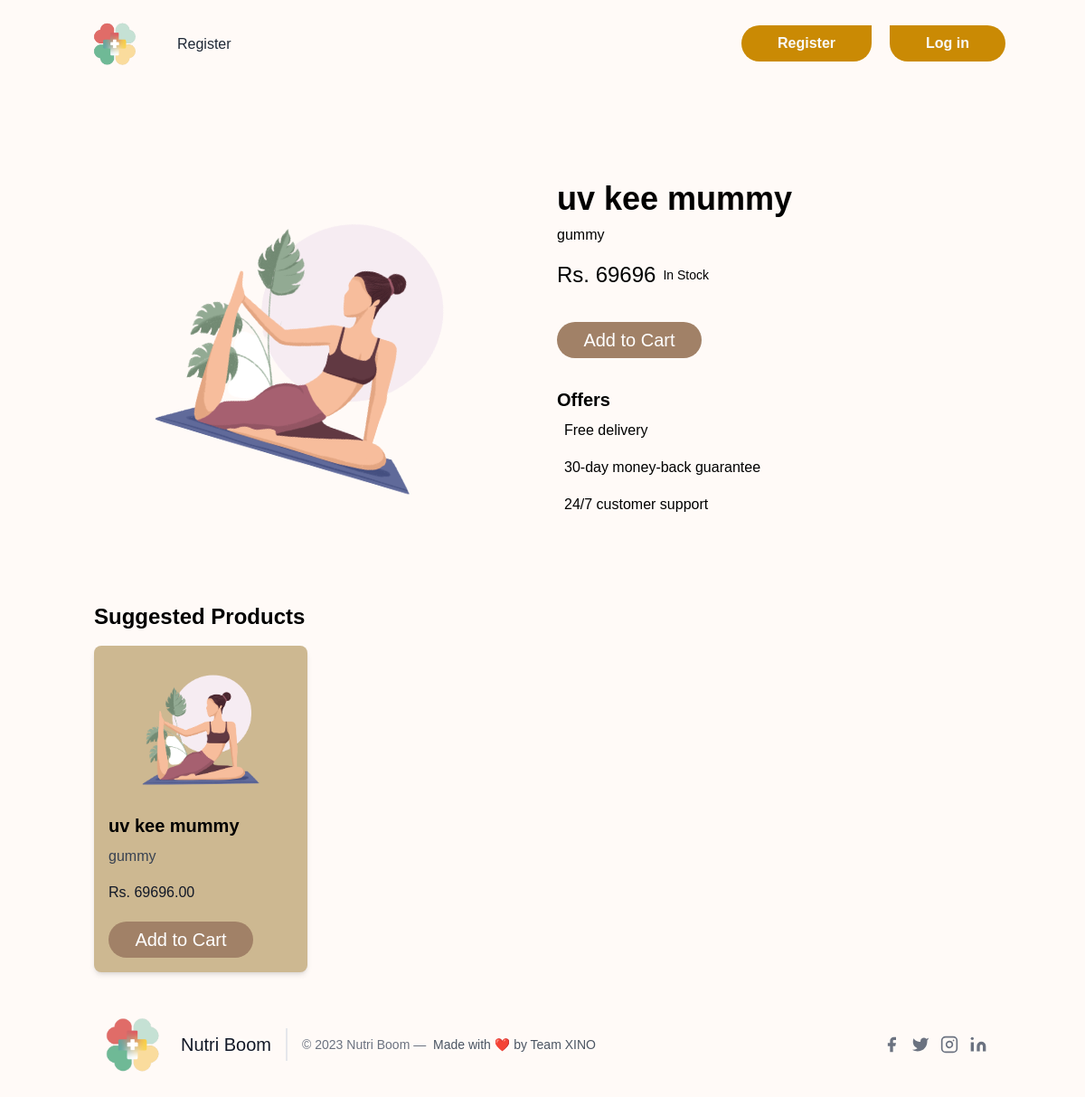
The page /products/1 on the database as committed earlier.
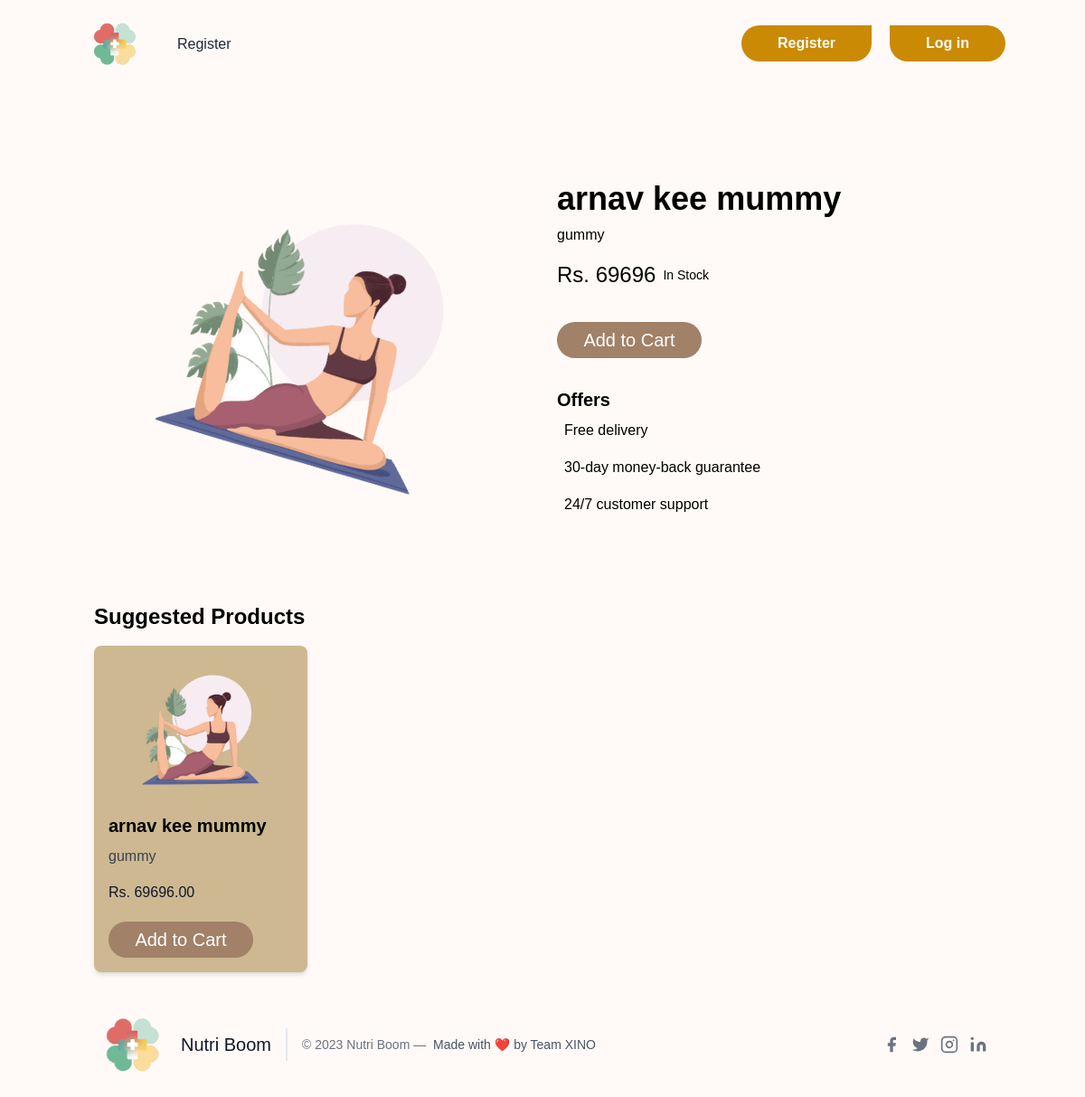
The same page on the database as committed later.
### hack/models.py (models this page shows)
class Product(db.Model):
    id = db.Column(db.Integer, primary_key=True)
    image = db.Column(db.String, default='default.png')
    category = db.Column(db.String, nullable=False)
    name = db.Column(db.String, nullable=False)
    price = db.Column(db.Integer, nullable=False)

### app.py (the view)
@app.route('/products/<id>')
def product(id):
    searchform = SearchForm()
    product = Product.query.filter_by(id=id).first()
    prods = Product.query.all()
    prods.remove(product)
    return render_template('product.html', searchform=searchform, prod=product, prods=prods)

### hack/templates/product.html (shortened to what this page needs)
{% extends 'base.html' %}
{% block content %}
<br><br><br>
<div class="container mx-auto p-4">
    <div class="rounded-lg">
        <div class="flex">
            <div class="w-1/2 p-4">
                <img src="{{url_for('static', filename=prod.image.replace('/static/', ''))}}" alt="Product Image" class="w-full rounded-lg rotate-[17deg]">
            </div>
            <div class="w-1/2 p-4">
                <h1 class="text-4xl font-bold mb-2">{{prod.name}}</h1>
                <p class="mb-4">{{prod.category}}</p>
                <div class="flex items-center mb-4">
                    <span class="text-2xl font-medium mr-2">Rs. {{prod.price}}</span><br>
                    <span class="text-sm">In Stock</span>
                </div>
                <a href="/addtocart/{{prod.id}}">
                    <button type="button" class="h-10 w-40 bg-[#a18167] mt-5 rounded-full text-white text-xl">Add to Cart</button>
                </a>
                <div class="mt-8">
                    <h2 class="text-xl font-bold mb-2">Offers</h2>
                    <ul>
                        <li class="mb-4">
                            Free delivery
                        </li>
                        <li class="mb-4">
                            30-day money-back guarantee
                        </li>
                        <li class="mb-4">
                            24/7 customer support
                        </li>
                    </ul>
                </div>
            </div>
        </div>
    </div>
</div>
<div class="container mx-auto p-4 mt-8">
  <h2 class="text-2xl font-bold mb-4">Suggested Products</h2>
  <div class="grid grid-cols-2 md:grid-cols-4 gap-4">
      {% for i in prods[:4] %}
      <div class="rounded-lg shadow-md p-4" style="background-color: #cdb891;">
        <a href="/products/{{i.id}}">
          <img src="{{url_for('static', filename=i.image.replace('/static/', ''))}}" alt="{{i.name}}" class="w-64 h-auto mb-4 ml-auto mr-auto">
          <h2 class="text-xl font-bold mb-2 cursor-pointer">{{i.name}}</h2>
        </a>
        <p class="text-gray-700 mb-4">{{i.category}}</p>
        <p class="text-gray-900 font-medium">Rs. {{i.price}}.00</p>
        <a href="/addtocart/{{i.id}}"><button type="button" class="h-10 w-40 bg-[#a18167] mt-5 rounded-full text-white text-xl">Add to Cart</button></a>
      </div>
      {% endfor %}
  </div>
</div>
{% endblock content %}

Rows that differ between the two databases and show on the page:
changed Product (number 1 of 2 on the later page): name "uv kee mummy" → "arnav kee mummy"
changed Product (number 2 of 2 on the later page): name "uv kee mummy" → "arnav kee mummy"
